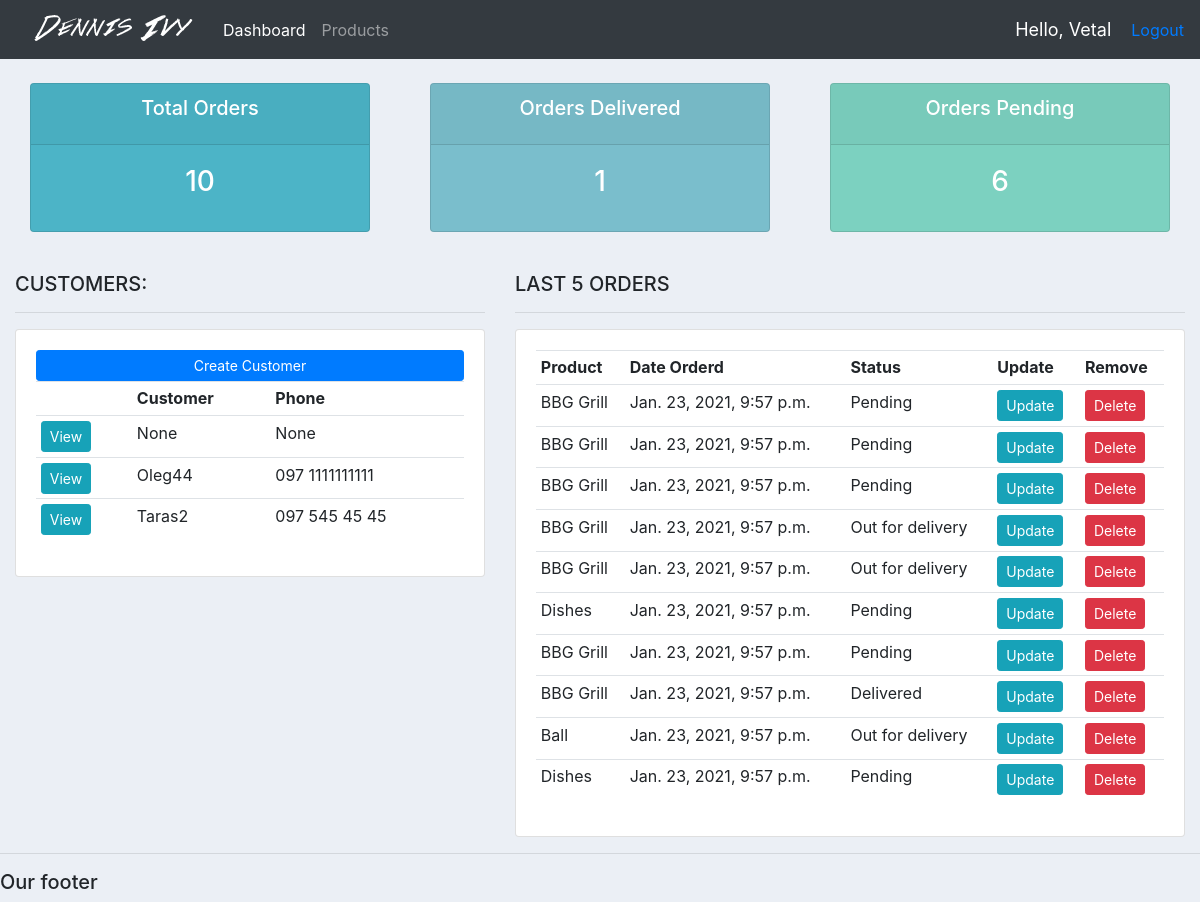
The app's page / (signed in) with its own data.
### accounts/models.py (models this page shows, shortened)
class Customer(models.Model):
    user = models.OneToOneField(User, null=True, on_delete=models.CASCADE)
    profile_pic = models.ImageField(default='profile_image.jpg', null=True, blank=True)
    name = models.CharField(max_length=200, null=True)
    phone = models.CharField(max_length=200, null=True)
    email = models.CharField(max_length=200, null=True)
    date_created = models.DateTimeField(auto_now_add=True, null=True)

class Order (models.Model):
    STATUS = (
        ('Pending', 'Pending'),
        ('Out for delivery', 'Out for delivery'),
        ('Delivered', 'Delivered')
    )
    customer = models.ForeignKey(Customer, null=True, on_delete=models.SET_NULL)
    product = models.ForeignKey(Product, null=True, on_delete=models.SET_NULL)
    date_created = models.DateTimeField(auto_now_add=True, null=True)
    status = models.CharField(max_length=200, null=True, choices=STATUS)
    note = models.CharField(max_length=1000, null=True)

class Product(models.Model):
    CATEGORY = (
        ('Indoor', 'Indoor'),
        ('Out Door', 'Out Door')
    )
    name = models.CharField(max_length=200, null=True)
    price = models.FloatField(null=True)
    category = models.CharField(max_length=200, null=True, choices=CATEGORY)
    description = models.CharField(max_length=800, null=True, blank=True)
    date_created = models.DateTimeField(auto_now_add=True, null=True)
    tag = models.ManyToManyField(Tag)
    def __str__(self):
        return self.name

### accounts/deccorators.py (the view)
    def wrapper_func(request, *args, **kwargs):
        group = None
        if request.user.groups.exists():
            group = request.user.groups.all()[0].name
        if group == 'customer':
            return redirect('user_page')
        else:
            return view_func(request, *args, **kwargs)

### accounts/deccorators.py (called while the page is built)
def admin_only(view_func):
    def wrapper_func(request, *args, **kwargs):
        group = None
        if request.user.groups.exists():
            group = request.user.groups.all()[0].name
        if group == 'customer':
            return redirect('user_page')
        else:
            return view_func(request, *args, **kwargs)
    return wrapper_func

### accounts/views.py (called while the page is built)
@login_required(login_url='login')
@admin_only
def home(request):
    orders = Order.objects.all()
    customers = Customer.objects.all()
    total_customers = customers.count()
    total_orders = orders.count()
    delivered = orders.filter(status='Delivered').count()
    pending = orders.filter(status='Pending').count()
    context = {'orders': orders,
               'customers': customers,
               'total_customers': total_customers,
               'total_orders': total_orders,
               'delivered': delivered,
               'pending': pending
               }
    return render(request, 'accounts/dashboard.html', context)

### accounts/templates/accounts/dashboard.html
{%  extends 'accounts/main.html' %}
{% block content %}
{%  include 'accounts/status.html' %}
<br>
<div class="row">
	<div class="col-md-5">
		<h5>CUSTOMERS:</h5>
		<hr>
		<div class="card card-body">
			<a class="btn btn-primary  btn-sm btn-block" href="">Create Customer</a>
			<table class="table table-sm">
				<tr>
					<th></th>
					<th>Customer</th>
					<th>Phone</th>
				</tr>
				{% for customer in customers %}
					<tr>
						<td><a class="btn btn-sm btn-info" href="{% url 'customer' customer.id %}">View</a></td>
						<td>{{customer.name}}</td>
						<td>{{customer.phone}}</td>
					</tr>
				{% endfor %}
			</table>
		</div>
	</div>
	<div class="col-md-7">
		<h5>LAST 5 ORDERS</h5>
		<hr>
		<div class="card card-body">
			<table class="table table-sm">
				<tr>
					<th>Product</th>
					<th>Date Orderd</th>
					<th>Status</th>
					<th>Update</th>
					<th>Remove</th>
				</tr>
				{% for order in orders %}
					<tr>
						<td>{{order.product}}</td>
						<td>{{order.date_created}}</td>
						<td>{{order.status}}</td>
						<td><a class="btn btn-sm btn-info" href="{% url 'update_order' order.id %}">Update</a></td>
						<td><a class="btn btn-sm btn-danger" href="{% url 'delete_order' order.id %}">Delete</a></td>
					</tr>
				{% endfor %}
			</table>
		</div>
	</div>
</div>
{% endblock %}

### accounts/templates/accounts/main.html (shortened to what this page needs)
<!DOCTYPE html>
{% load static %}
<html>
<head>
	<link rel="stylesheet" href="https://stackpath.bootstrapcdn.com/bootstrap/4.3.1/css/bootstrap.min.css">
	<link rel="stylesheet" type="text/css" href="{% static '/css/main.css' %}">
</head>
<body>
	{%  include 'accounts/navbar.html' %}
	<div class="container-fluid">
	{% block content %}
	{% endblock %}
    </div>
	<hr>
	<h5>Our footer</h5>
</body>
</html>

### accounts/templates/accounts/navbar.html (shortened to what this page needs)
{% load static %}
<nav class="navbar navbar-expand-lg navbar-dark bg-dark">
  <img src="{% static 'images/logo.png' %}">
  <div class="collapse navbar-collapse" id="navbarNav">
    <ul class="navbar-nav">
      {% if request.user.is_staff%}
      <li class="nav-item active">
        <a class="nav-link" href="{% url 'home' %}">Dashboard</a>
      </li>
      <li class="nav-item">
        <a class="nav-link" href="{% url 'products' %}">Products</a>
      </li>
      {% else %}
       <li class="nav-item">
        <a class="nav-link" href="{% url 'account' %}">Settings</a>
       </li>
      {% endif%}
    </ul>
  </div>
   <span class = "hello-msg"> Hello, {{request.user  }}</span>
   <span><a href="{% url 'logout' %}"> Logout</a> </span>
</nav>

### accounts/templates/accounts/status.html
<br>
<div class="row">
	<div class="col">
		<div class="col-md">
			<div class="card text-center text-white  mb-3" id="total-orders">
			  	<div class="card-header">
			  		<h5 class="card-title">Total Orders</h5>
			  	</div>
			  	<div class="card-body">
			    	<h3 class="card-title">{{total_orders}}</h3>
			  	</div>
			</div>
		</div>
	</div>
	<div class="col">
		<div class="col-md">
			<div class="card text-center text-white  mb-3" id="orders-delivered">
			  	<div class="card-header">
			  		<h5 class="card-title">Orders Delivered</h5>
			  	</div>
			  	<div class="card-body">
			    	<h3 class="card-title">{{delivered}}</h3>
			  	</div>
			</div>
		</div>
	</div>
	<div class="col">
		<div class="col-md">
			<div class="card text-center text-white  mb-3" id="orders-pending">
			  	<div class="card-header">
			  		<h5 class="card-title">Orders Pending</h5>
			  	</div>
			  	<div class="card-body">
			    	<h3 class="card-title">{{pending}}</h3>
			  	</div>
			</div>
		</div>
	</div>
</div>

### static/css/main.css (style rules this page uses)
body { background-color: #ebeff5; }
#total-orders { background-color: #4cb4c7; }
#orders-delivered { background-color: #7abecc; }
#orders-pending { background-color: #7CD1C0; }

### accounts/templates/accounts/navbar.html (style rules this page uses)
.hello-msg { font-size: 18px; color: #fff; margin-right: 20px; }

### records on screen
Customer: name "None", phone "None"
Customer: name "Oleg44", phone "097 1111111111"
Customer: name "Taras2", phone "097 545 45 45"
Order: product "BBG Grill", date_created "Jan. 23, 2021, 9:57 p.m.", status "Pending"
Order: product "BBG Grill", date_created "Jan. 23, 2021, 9:57 p.m.", status "Pending"
Order: product "BBG Grill", date_created "Jan. 23, 2021, 9:57 p.m.", status "Pending"
Order: product "BBG Grill", date_created "Jan. 23, 2021, 9:57 p.m.", status "Out for delivery"
Order: product "BBG Grill", date_created "Jan. 23, 2021, 9:57 p.m.", status "Out for delivery"
Order: product "Dishes", date_created "Jan. 23, 2021, 9:57 p.m.", status "Pending"
Order: product "BBG Grill", date_created "Jan. 23, 2021, 9:57 p.m.", status "Pending"
Order: product "BBG Grill", date_created "Jan. 23, 2021, 9:57 p.m.", status "Delivered"
Order: product "Ball", date_created "Jan. 23, 2021, 9:57 p.m.", status "Out for delivery"
Order: product "Dishes", date_created "Jan. 23, 2021, 9:57 p.m.", status "Pending"

### other values on screen
{{ request.user }} "Vetal"
{{ total_orders }} "10"
{{ delivered }} "1"
{{ pending }} "6"
